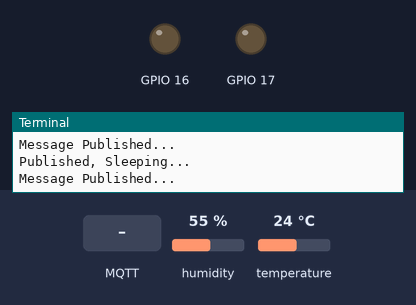
Recording of a program running on a simulated Raspberry Pi (BCM pin numbers). Shown: output pins drawn as LEDs (lit = HIGH), the last lines printed to the terminal. Dashed ring = blinking. Inputs (shaded band) come from the test bench; at power-on: humidity 55 %, temperature 24 °C. No MQTT or app messages arrive unless stated.

Above: at 1.3 s.
1.4 s: MQTT message "on" arrives on the first subscribed topic
At 1.8 s:
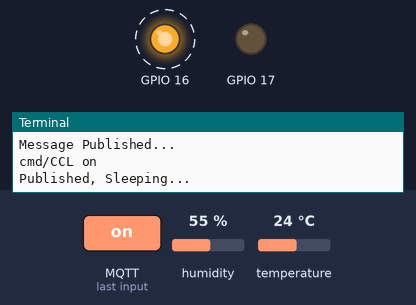
At 2.3 s:
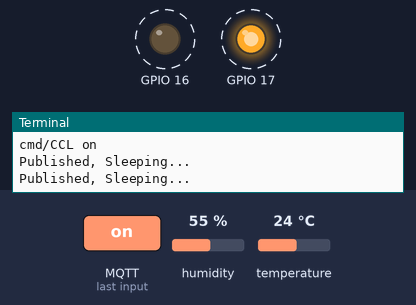
4.5 s: MQTT message "off" arrives on the first subscribed topic
At 5.3 s:
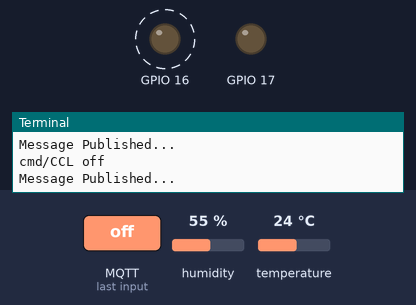
Timing chart, 0 to 7.5 s (numbered marks = the images above; inputs shaded):
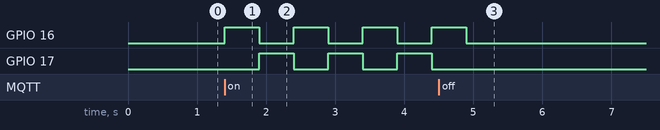

The program:

dht_pubsub2.py
```python
import paho.mqtt.client as mqtt
import time
import Adafruit_DHT as dht
import json
import RPi.GPIO as GPIO

GPIO.setwarnings(False)
GPIO.setmode(GPIO.BCM)
GPIO.setup(16,GPIO.OUT) #LED R 1
GPIO.setup(17,GPIO.OUT) #LED R 2

dht_type = 11
dht_pin = 23

#Define Variables
MQTT_HOST = "" # your pc  ip
MQTT_PORT = 1883
MQTT_KEEPALIVE_INTERVAL = 60
MQTT_TOPIC = "dht/CCL"
MQTT_TOPIC2 = "cmd/CCL"

#Define on_publish event function
def on_publish(client,userdata,mid):
	print("Message Published...")

def on_connect(client,userdata,flags,rc):
	print("Connect with result code " +str(rc))
	client.subscribe("cmd/CCL")

def on_message(client,userdata,msg):
	print(msg.topic+" "+str(msg.payload.decode('utf-8')))
	if msg.payload.decode('utf-8') =="on":
		GPIO.output(16, True)
		GPIO.output(17, False)
		time.sleep(0.5)
		GPIO.output(16, False)
		GPIO.output(17, True)
		time.sleep(0.5)
		GPIO.output(16, True)
		GPIO.output(17, False)
		time.sleep(0.5)
		GPIO.output(16, False)
		GPIO.output(17, True)
		time.sleep(0.5)
		GPIO.output(16, True)
		GPIO.output(17, False)
		time.sleep(0.5)
		GPIO.output(16, False)
		GPIO.output(17, True)
		time.sleep(0.5)
		GPIO.output(16, True)
		GPIO.output(17, False)
		time.sleep(0.5)
		GPIO.output(16, False)
		GPIO.output(17, True)
	elif msg.payload.decode('utf-8') =="off":
		GPIO.output(16,False)
		GPIO.output(17,False)

#initiate MQTT Client
client = mqtt.Client()
#Register publish callback function
client.on_publish = on_publish
client.on_connect = on_connect
client.on_message = on_message

#Connect with MQTT Broker
client.connect(MQTT_HOST,MQTT_PORT,MQTT_KEEPALIVE_INTERVAL)
client.loop_start()

try:
	while True:
		humidity,temperature = dht.read_retry(dht_type,dht_pin)
		if humidity is not None and temperature is not None:
			data = {'temperature':round(temperature,1),'humidity': round(humidity,1)}
			client.publish(MQTT_TOPIC,str(data))
			print('Published, Sleeping...')
		else:
			print('Failed to get reading. Skipping...')

except KeyboardInterrupt:
	GPIO.cleanup()
```

Measured:
- after the input at 1.4 s, GPIO 16: alternates HIGH for 0.50 s and LOW for 0.50 s, starting at once; GPIO 17: alternates HIGH for 0.50 s and LOW for 0.50 s, starting after 0.50 s
- after the input at 4.5 s, GPIO 17: stays LOW (without the input it goes to HIGH after 0.40 s)
